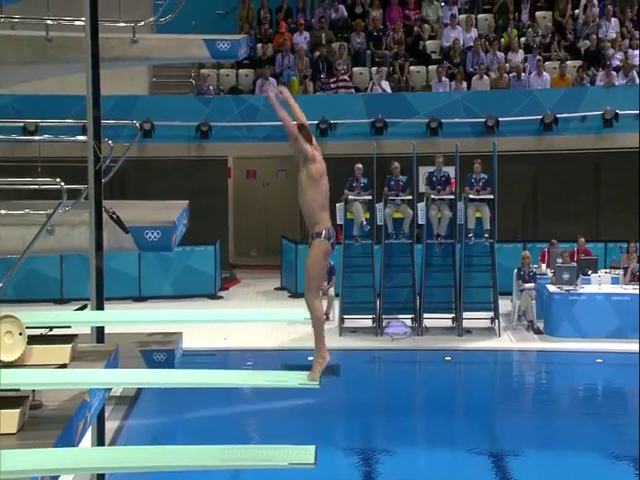
#> input picture frame 8 of yolov3/validation/videos/_tigfCJFLZg_00347.mp4, 640 x 480 px, given in place of slow_traffic_small.mp4, which was not available
$ python optical_flow_roi.py
#> lines starting #> are read from the running program, lines starting #| are printed output that depends on the picture; pictures that were not available may be replaced by others from this repository, and a replacement may not be noted
"""
Experimental static roi and optical flow in it.
Worked somehow. But no ideas how to proceed with this yet.

"""


import numpy as np
import cv2 as cv

VIDEOPATH = "https://www.bogotobogo.com/python/OpenCV_Python/images/mean_shift_tracking/slow_traffic_small.mp4"
# VIDEOPATH = 'C:\\Users\\Julius\\OneDrive - bwedu\\Studium\\06_Semester\\Deep Learning\\Videos\\_tigfCJFLZg_00146.mp4'


cap = cv.VideoCapture(VIDEOPATH)
ret, frame1 = cap.read()
#> frame1 is the input picture: shape (480, 640, 3); mean B, G, R 115.9, 100.3, 74.5

#global roi
global_roi = frame1[160:320,240:400]
frame1 = global_roi
cv.imshow("roi_g",global_roi)


prvs = cv.cvtColor(frame1,cv.COLOR_BGR2GRAY)
hsv = np.zeros_like(frame1)
hsv[...,1] = 255
while(1):
    ret, frame2 = cap.read()
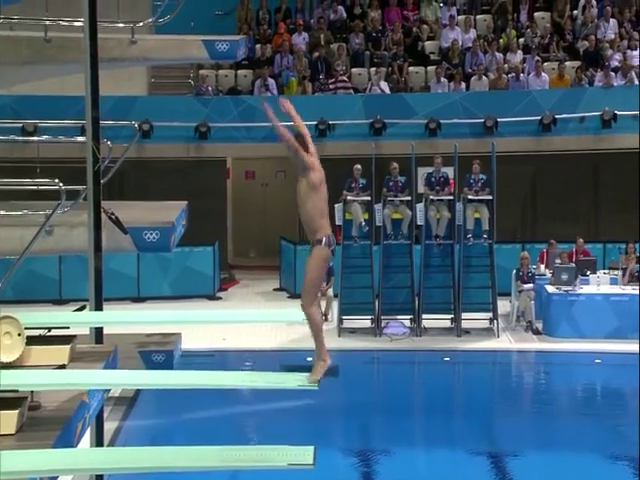
#> input picture frame 9 of yolov3/validation/videos/_tigfCJFLZg_00347.mp4, 640 x 480 px, given in place of slow_traffic_small.mp4, which was not available
#> frame2 is the input picture: shape (480, 640, 3); mean B, G, R 116.2, 100.3, 74.9

    global_roi = frame2[160:320,240:400]
    frame2 = global_roi
    cv.imshow("roi_g",global_roi)

    next = cv.cvtColor(frame2,cv.COLOR_BGR2GRAY)
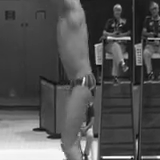
#> next: shape (160, 160); min 1, max 255, mean 82.7
    flow = cv.calcOpticalFlowFarneback(prvs,next, None, 0.5, 3, 15, 3, 7, 1.5, 0)
    mag, ang = cv.cartToPolar(flow[...,0], flow[...,1])
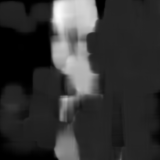
#> mag: shape (160, 160) float32; min 2.6e-05, max 10.07, mean 2.06; drawn with min black and max white
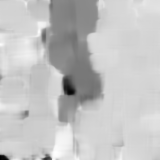
#> ang: shape (160, 160) float32; min 0.096, max 3.11, mean 2.4; drawn with min black and max white
    hsv[...,0] = ang*180/np.pi/2
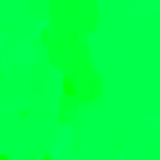
#> hsv: shape (160, 160, 3); mean of channels 0, 1, 2 68.3, 255, 0; drawn as B, G, R
    hsv[...,2] = cv.normalize(mag,None,0,255,cv.NORM_MINMAX)
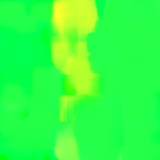
#> hsv: shape (160, 160, 3); mean of channels 0, 1, 2 68.3, 255, 51.7; drawn as B, G, R
    bgr = cv.cvtColor(hsv,cv.COLOR_HSV2BGR)
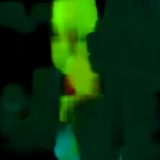
#> bgr: shape (160, 160, 3); mean B, G, R 11.7, 51.6, 11.5


    cv.imshow('frame2',bgr)
    #TODO all colored white ?

    k = cv.waitKey(30) & 0xff
#> (key Esc is pressed here)
    if k == 27:
        break
    elif k == ord('s'):
        cv.imwrite('opticalfb.png',frame2)
        cv.imwrite('opticalhsv.png',bgr)
    prvs = next

$ run again, starting later in the video
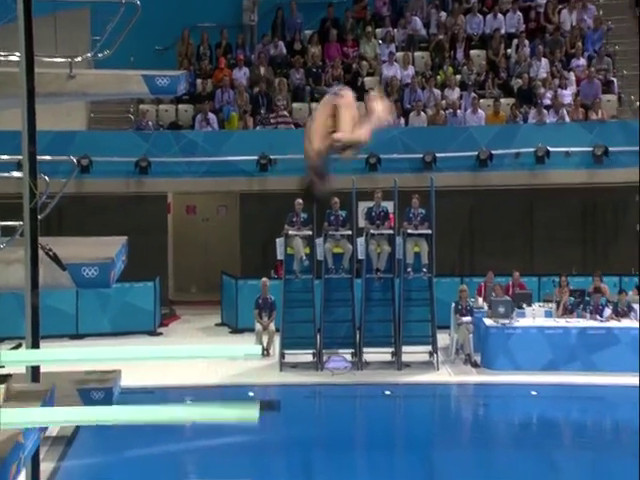
#> input picture frame 39 of yolov3/validation/videos/_tigfCJFLZg_00347.mp4, 640 x 480 px, given in place of slow_traffic_small.mp4, which was not available
#> frame1 is the input picture: shape (480, 640, 3); mean B, G, R 109.8, 91.9, 69.8
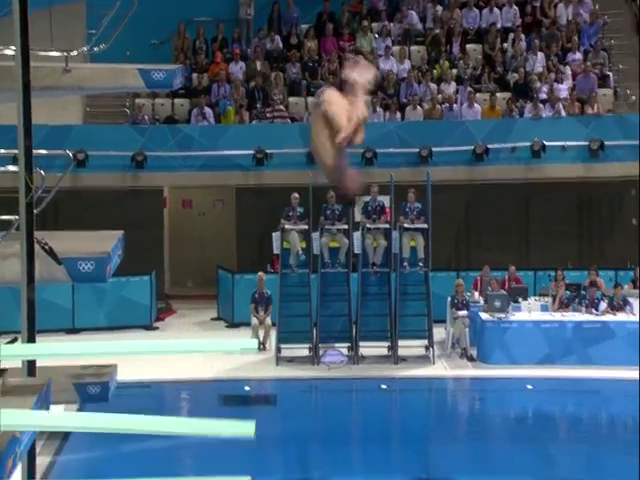
#> input picture frame 40 of yolov3/validation/videos/_tigfCJFLZg_00347.mp4, 640 x 480 px, given in place of slow_traffic_small.mp4, which was not available
#> frame2 is the input picture: shape (480, 640, 3); mean B, G, R 110.6, 92.5, 69.6
#> `bgr = cv.cvtColor(hsv,cv.COLOR_HSV2BGR)`:
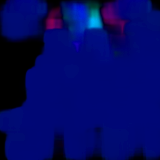
#> bgr: shape (160, 160, 3); mean B, G, R 100.3, 8.5, 2

$ run again, starting later in the video
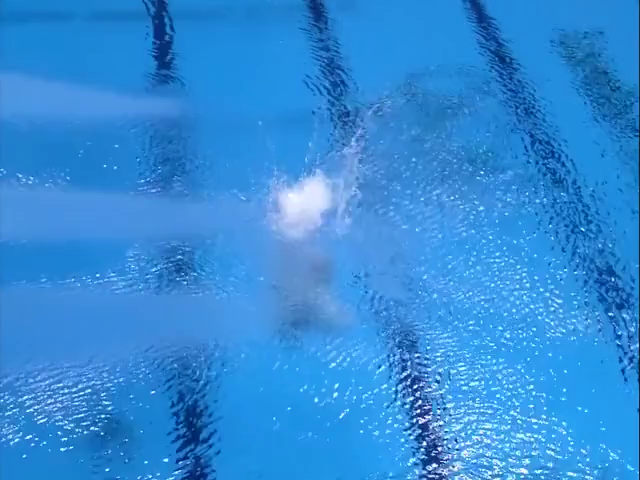
#> input picture frame 69 of yolov3/validation/videos/_tigfCJFLZg_00347.mp4, 640 x 480 px, given in place of slow_traffic_small.mp4, which was not available
#> frame1 is the input picture: shape (480, 640, 3); mean B, G, R 216.3, 139.7, 49.8
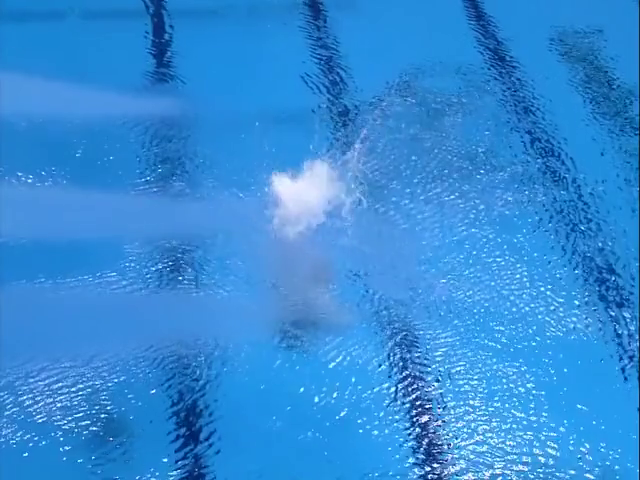
#> input picture frame 70 of yolov3/validation/videos/_tigfCJFLZg_00347.mp4, 640 x 480 px, given in place of slow_traffic_small.mp4, which was not available
#> frame2 is the input picture: shape (480, 640, 3); mean B, G, R 216.3, 139.9, 50.8
#> `bgr = cv.cvtColor(hsv,cv.COLOR_HSV2BGR)`:
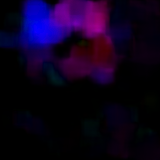
#> bgr: shape (160, 160, 3); mean B, G, R 29.2, 0.6, 13.6
